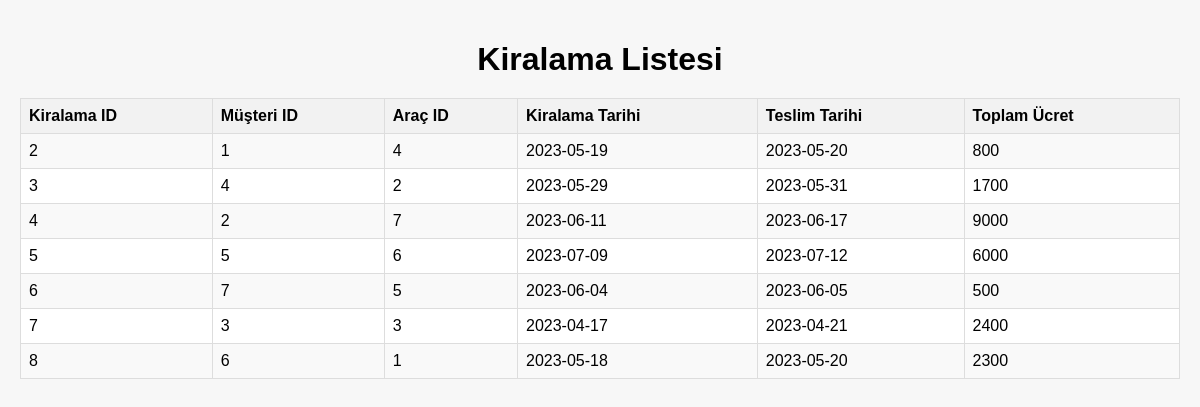
/kiralama.php, run on the app's committed database.
### tables this page shows
CREATE TABLE `kiralama` (
  `kiralama_id` int(11) NOT NULL,
  `kullanici_id` int(11) NOT NULL,
  `arac_id` int(11) NOT NULL,
  `kiralama_tarihi` date DEFAULT NULL,
  `teslim_tarihi` date DEFAULT NULL,
  `toplam_ucret` int(11) DEFAULT NULL
);

### kiralama.php (the view, shortened to what this page needs)
<!DOCTYPE html>
<html>
<head>
</head>
<body>
    <h1>Kiralama Listesi</h1>
    <?php
   $servername = "localhost";
   $username = "zumra";
   $password = "12345";
   $dbname = "arackiralama";
   $conn = new mysqli($servername, $username, $password, $dbname);
   $sql = "SELECT * FROM kiralama";
   $result = $conn->query($sql);
    ?>
    <table>
        <tr>
            <th>Kiralama ID</th>
            <th>Müşteri ID</th>
            <th>Araç ID</th>
            <th>Kiralama Tarihi</th>
            <th>Teslim Tarihi</th>
            <th>Toplam Ücret</th>
        </tr>
        <?php
        if ($result->num_rows > 0) {
            while ($row = $result->fetch_assoc()) {
                echo "<tr>";
                echo "<td>" . $row["kiralama_id"] . "</td>";
                echo "<td>" . $row["kullanici_id"] . "</td>";
                echo "<td>" . $row["arac_id"] . "</td>";
                echo "<td>" . $row["kiralama_tarihi"] . "</td>";
                echo "<td>" . $row["teslim_tarihi"] . "</td>";
                echo "<td>" . $row["toplam_ucret"] . "</td>";
                echo "</tr>";
            }
        } else {
            echo "<tr><td colspan='5'>Tabloda veri bulunmamaktadır.</td></tr>";
        }
        ?>
    </table>
</body>
</html>

### kiralama.php (style rules this page uses)
body { font-family: Arial, sans-serif; margin: 0; padding: 20px; background-color: #f7f7f7; }
h1 { text-align: center; margin-bottom: 20px; }
table { border-collapse: collapse; width: 100%; background-color: #fff; border: 1px solid #ddd; }
th, td { border: 1px solid #ddd; padding: 8px; text-align: left; }
th { background-color: #f2f2f2; }
tr:nth-child(even) { background-color: #f9f9f9; }

### data on the page
kiralama: kiralama_id "2", kullanici "1", arac "4", kiralama_tarihi "2023-05-19", teslim_tarihi "2023-05-20", toplam_ucret "800"
kiralama: kiralama_id "3", kullanici "4", arac "2", kiralama_tarihi "2023-05-29", teslim_tarihi "2023-05-31", toplam_ucret "1700"
kiralama: kiralama_id "4", kullanici "2", arac "7", kiralama_tarihi "2023-06-11", teslim_tarihi "2023-06-17", toplam_ucret "9000"
kiralama: kiralama_id "5", kullanici "5", arac "6", kiralama_tarihi "2023-07-09", teslim_tarihi "2023-07-12", toplam_ucret "6000"
kiralama: kiralama_id "6", kullanici "7", arac "5", kiralama_tarihi "2023-06-04", teslim_tarihi "2023-06-05", toplam_ucret "500"
kiralama: kiralama_id "7", kullanici "3", arac "3", kiralama_tarihi "2023-04-17", teslim_tarihi "2023-04-21", toplam_ucret "2400"
kiralama: kiralama_id "8", kullanici "6", arac "1", kiralama_tarihi "2023-05-18", teslim_tarihi "2023-05-20", toplam_ucret "2300"
